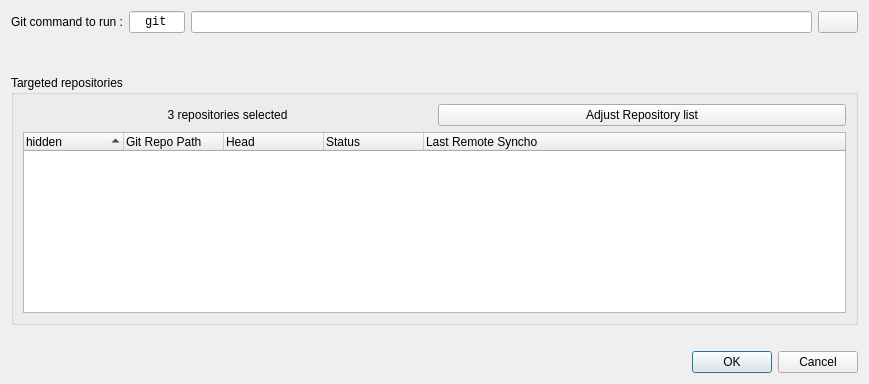
<?xml version="1.0" encoding="UTF-8"?>
<ui version="4.0">
 <class>GitRunCommand</class>
 <widget class="QDialog" name="GitRunCommand">
  <property name="geometry">
   <rect>
    <x>0</x>
    <y>0</y>
    <width>869</width>
    <height>384</height>
   </rect>
  </property>
  <property name="windowTitle">
   <string>Run git command</string>
  </property>
  <layout class="QVBoxLayout" name="verticalLayout_2">
   <item>
    <layout class="QGridLayout" name="gridLayout">
     <item row="0" column="1">
      <widget class="QLineEdit" name="lineEditGitText">
       <property name="enabled">
        <bool>true</bool>
       </property>
       <property name="sizePolicy">
        <sizepolicy hsizetype="Preferred" vsizetype="Fixed">
         <horstretch>1</horstretch>
         <verstretch>0</verstretch>
        </sizepolicy>
       </property>
       <property name="font">
        <font>
         <family>Consolas</family>
        </font>
       </property>
       <property name="text">
        <string>git</string>
       </property>
       <property name="alignment">
        <set>Qt::AlignmentFlag::AlignCenter</set>
       </property>
       <property name="readOnly">
        <bool>true</bool>
       </property>
      </widget>
     </item>
     <item row="0" column="2">
      <widget class="QLineEdit" name="lineEditGitCmd">
       <property name="sizePolicy">
        <sizepolicy hsizetype="Expanding" vsizetype="Fixed">
         <horstretch>11</horstretch>
         <verstretch>0</verstretch>
        </sizepolicy>
       </property>
      </widget>
     </item>
     <item row="0" column="0">
      <widget class="QLabel" name="label">
       <property name="text">
        <string>Git command to run :</string>
       </property>
       <property name="alignment">
        <set>Qt::AlignmentFlag::AlignRight|Qt::AlignmentFlag::AlignTrailing|Qt::AlignmentFlag::AlignVCenter</set>
       </property>
      </widget>
     </item>
     <item row="0" column="3">
      <widget class="MgButtonHistory" name="historyButton">
       <property name="toolTip">
        <string>Choose recent multigit file</string>
       </property>
       <property name="text">
        <string/>
       </property>
       <property name="icon">
        <iconset resource="../../images/multigit_resources.qrc">
         <normaloff>:/img/icons8-history-64.png</normaloff>:/img/icons8-history-64.png</iconset>
       </property>
      </widget>
     </item>
    </layout>
   </item>
   <item>
    <widget class="QWidget" name="widget" native="true">
     <property name="minimumSize">
      <size>
       <width>0</width>
       <height>30</height>
      </size>
     </property>
    </widget>
   </item>
   <item>
    <widget class="QGroupBox" name="groupBox_2">
     <property name="title">
      <string>Targeted repositories</string>
     </property>
     <layout class="QVBoxLayout" name="verticalLayout">
      <item>
       <layout class="QHBoxLayout" name="horizontalLayout">
        <item>
         <widget class="QLabel" name="labelRepoSelected">
          <property name="sizePolicy">
           <sizepolicy hsizetype="Preferred" vsizetype="Preferred">
            <horstretch>1</horstretch>
            <verstretch>0</verstretch>
           </sizepolicy>
          </property>
          <property name="text">
           <string>3 repositories selected</string>
          </property>
          <property name="alignment">
           <set>Qt::AlignmentFlag::AlignCenter</set>
          </property>
         </widget>
        </item>
        <item>
         <widget class="QPushButton" name="pushButtonAdjustRepoList">
          <property name="sizePolicy">
           <sizepolicy hsizetype="Minimum" vsizetype="Fixed">
            <horstretch>1</horstretch>
            <verstretch>0</verstretch>
           </sizepolicy>
          </property>
          <property name="text">
           <string>Adjust Repository list</string>
          </property>
         </widget>
        </item>
       </layout>
      </item>
      <item>
       <widget class="MgRepoTree" name="treeWidgetRepoList">
        <property name="alternatingRowColors">
         <bool>true</bool>
        </property>
        <property name="selectionMode">
         <enum>QAbstractItemView::SelectionMode::ExtendedSelection</enum>
        </property>
        <property name="rootIsDecorated">
         <bool>false</bool>
        </property>
        <property name="uniformRowHeights">
         <bool>true</bool>
        </property>
        <property name="itemsExpandable">
         <bool>false</bool>
        </property>
        <property name="sortingEnabled">
         <bool>true</bool>
        </property>
        <column>
         <property name="text">
          <string>hidden</string>
         </property>
        </column>
        <column>
         <property name="text">
          <string>Git Repo Path</string>
         </property>
        </column>
        <column>
         <property name="text">
          <string>Head</string>
         </property>
        </column>
        <column>
         <property name="text">
          <string>Status</string>
         </property>
        </column>
        <column>
         <property name="text">
          <string>Last Remote Syncho</string>
         </property>
        </column>
       </widget>
      </item>
     </layout>
    </widget>
   </item>
   <item>
    <widget class="QLabel" name="label_3">
     <property name="text">
      <string/>
     </property>
    </widget>
   </item>
   <item>
    <widget class="QDialogButtonBox" name="buttonBox">
     <property name="orientation">
      <enum>Qt::Orientation::Horizontal</enum>
     </property>
     <property name="standardButtons">
      <set>QDialogButtonBox::StandardButton::Cancel|QDialogButtonBox::StandardButton::Ok</set>
     </property>
    </widget>
   </item>
  </layout>
 </widget>
 <customwidgets>
  <customwidget>
   <class>MgButtonHistory</class>
   <extends>QPushButton</extends>
   <header>src.mg_button_history</header>
  </customwidget>
  <customwidget>
   <class>MgRepoTree</class>
   <extends>QTreeWidget</extends>
   <header>src.mg_repo_tree</header>
  </customwidget>
 </customwidgets>
 <tabstops>
  <tabstop>lineEditGitText</tabstop>
  <tabstop>lineEditGitCmd</tabstop>
  <tabstop>historyButton</tabstop>
  <tabstop>pushButtonAdjustRepoList</tabstop>
  <tabstop>treeWidgetRepoList</tabstop>
 </tabstops>
 <resources>
  <include location="../../images/multigit_resources.qrc"/>
 </resources>
 <connections>
  <connection>
   <sender>buttonBox</sender>
   <signal>accepted()</signal>
   <receiver>GitRunCommand</receiver>
   <slot>accept()</slot>
   <hints>
    <hint type="sourcelabel">
     <x>248</x>
     <y>254</y>
    </hint>
    <hint type="destinationlabel">
     <x>157</x>
     <y>274</y>
    </hint>
   </hints>
  </connection>
  <connection>
   <sender>buttonBox</sender>
   <signal>rejected()</signal>
   <receiver>GitRunCommand</receiver>
   <slot>reject()</slot>
   <hints>
    <hint type="sourcelabel">
     <x>316</x>
     <y>260</y>
    </hint>
    <hint type="destinationlabel">
     <x>286</x>
     <y>274</y>
    </hint>
   </hints>
  </connection>
 </connections>
</ui>
